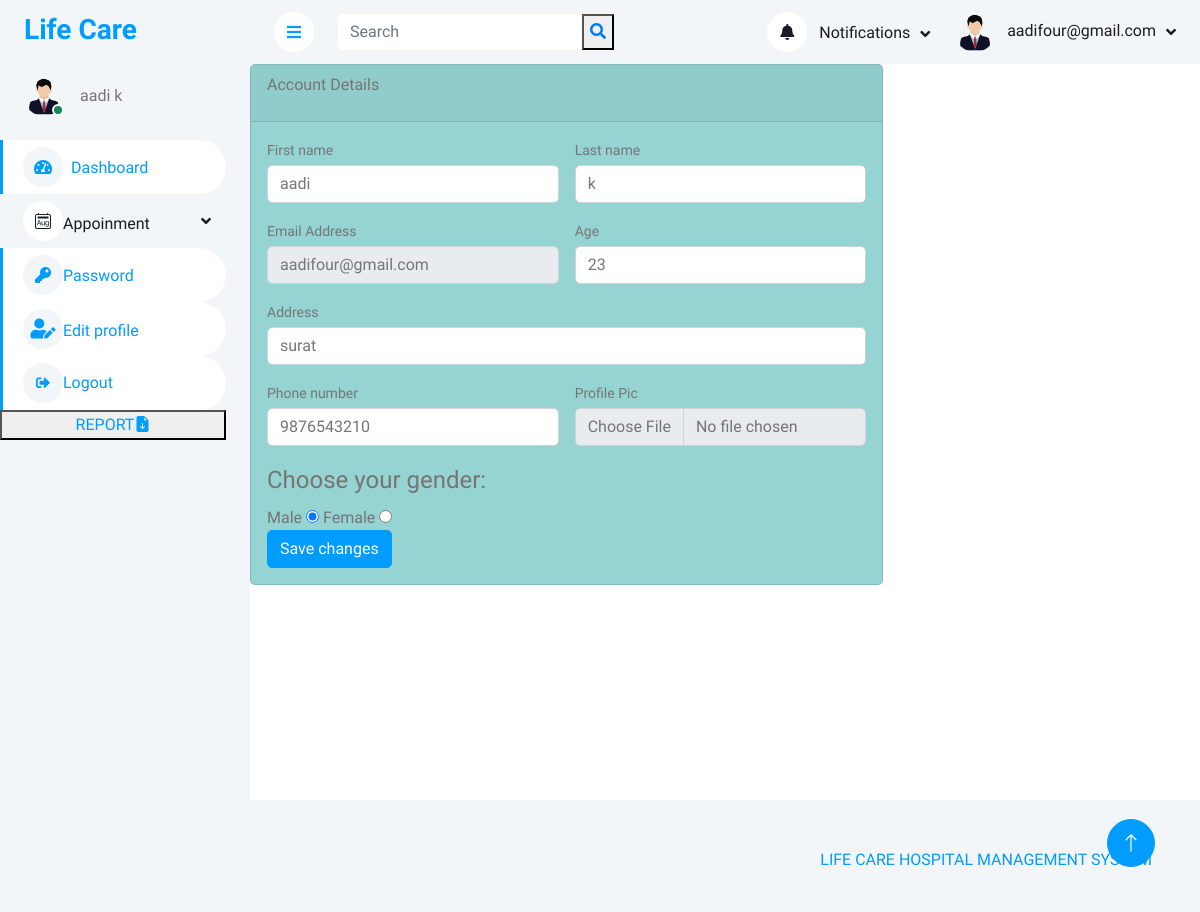
The page /pedit/ (signed in) on the database its author committed.
### myapp/models.py (models this page shows, shortened)
class User(models.Model):
    fname=models.CharField(max_length=30)
    lname=models.CharField(max_length=30)
    email=models.EmailField(unique=True)
    password=models.CharField(max_length=30)
    phone=models.CharField(max_length=10)
    address=models.TextField()
    age=models.CharField(max_length=10)
    gender=models.CharField(max_length=10)
    pic=models.FileField(upload_to='profile',default='avatar.png')

### myapp/views.py (the view, shortened to what this page needs)
# urls.py: path('pedit/',views.pedit,name="pedit"),
def pedit(request):
    uid = User.objects.get(email=request.session['email'])
    return render(request,'pedit.html',{'uid':uid})

### myapp/templates/pedit.html (shortened to what this page needs)
{% extends 'header.html' %}
{% load static %}
{% block content %}
<div >
        <div class="col-xl-8">
            <div class="card mb-4" style="background-color: rgb(150, 211, 211);">
                <div class="card-header">Account Details <p style="color:red" ;>{{msg}}</p></div>
                <div class="card-body">
                    <form action="{% url 'pedit' %}" method="POST" enctype="multipart/form-data">
                        <div class="row gx-3 mb-3">
                            <div class="col-md-6">
                                <label class="small mb-1" for="fname">First name</label>
                                <input class="form-control" name="fname" id="fname" type="text" placeholder="Enter your first name" value="{{uid.fname}}">
                            </div>
                            <div class="col-md-6">
                                <label class="small mb-1" for="lname">Last name</label>
                                <input class="form-control" name="lname" id="lname" type="text" placeholder="Enter your last name" value="{{uid.lname}}">
                            </div>
                        </div>
                        <div class="row gx-3 mb-3">
                            <div class="col-md-6">
                                <label class="small mb-1" for="">Email Address</label>
                                <input class="form-control" name="email" id="email" type="email" placeholder="Enter your email address" value="{{uid.email}}" readonly>
                            </div>
                            <div class="col-md-6">
                                <label class="small mb-1" for="age">Age</label>
                                <input class="form-control" name="age" id="age" type="text" placeholder="Enter your age" value="{{uid.age}}">
                            </div>
                        </div>
                        <div class="mb-3">
                            <label class="small mb-1" for="address">Address</label>
                            <input class="form-control" name="address" id="address" type="text" placeholder="Enter your address" value="{{uid.address}}">
                        </div>
                        <div class="row gx-3 mb-3">
                            <div class="col-md-6">
                                <label class="small mb-1" for="phone">Phone number</label>
                                <input class="form-control" name="phone" id="phone" type="tel" placeholder="Enter your phone number" value="{{uid.phone}}" maxlength="10">
                            </div>
                            <div class="col-md-6">
                                <label class="small mb-1" for="pic">Profile Pic</label>
                                <input class="form-control" id="pic" type="file" name="pic" placeholder="upload your pic" value="">
                            </div>
                        </div>
                            <div class="col-md-6">
                                <fieldset data-role="controlgroup">
                                    <legend>Choose your gender:</legend>
                                      <label for="male">Male</label>
                                      <input type="radio" name="gender" id="male" value="male" checked>
                                      <label for="female">Female</label>
                                      <input type="radio" name="gender" id="female" value="female">
                                    </fieldset>
                        </div>
                        <button class="btn btn-primary" type="submit">Save changes</button>
                    </form>
                </div>
            </div>
        </div>
    </div>
</div>
</div>
{% endblock %}

### myapp/templates/header.html (shortened to what this page needs)
{% load static %}
<!DOCTYPE html>
<html lang="en">
<head>
    <link href="https://cdnjs.cloudflare.com/ajax/libs/font-awesome/5.10.0/css/all.min.css" rel="stylesheet">
    <link href="https://cdn.jsdelivr.net/npm/bootstrap-icons@1.4.1/font/bootstrap-icons.css" rel="stylesheet">
    <link href='{%static "lib/owlcarousel/assets/owl.carousel.min.css" %}' rel="stylesheet">
    <link href='{%static "lib/tempusdominus/css/tempusdominus-bootstrap-4.min.css" %}' rel="stylesheet" />
    <link href='{%static "pdashcss/bootstrap.min.css" %}' rel="stylesheet">
    <link href='{%static "pdashcss/style.css" %}' rel="stylesheet">
</head>
<body>
    <div class="container-xxl position-relative bg-white d-flex p-0" >
        <div class="sidebar pe-4 pb-3" >
            <nav class="navbar bg-light navbar-light">
                <a href='{% url "index" %}' class="navbar-brand mx-4 mb-3">
                    <h3 class="text-primary">Life Care</h3>
                </a>
                <div class="d-flex align-items-center ms-4 mb-4">
                    <div class="position-relative">
                        <img class="rounded-circle" src="{{uid.pic.url}}" alt="" style="width: 40px; height: 40px;">
                        <div class="bg-success rounded-circle border border-2 border-white position-absolute end-0 bottom-0 p-1"></div>
                    </div>
                    <div class="ms-3">
                        <span>{{uid.fname}} {{uid.lname}}</span>
                    </div>
                </div>
                <div class="navbar-nav w-100" >
                    <a href='{% url "pdash" %}' class="nav-item nav-link active"><i class="fa fa-tachometer-alt me-2"></i>Dashboard</a>
                    <div class="nav-item dropdown">
                        <a href="#" class="nav-link dropdown-toggle" data-bs-toggle="dropdown"><i class="bi bi-calendar2-month"></i>Appoinment</a>
                    </div>
                    <div class="navbar-nav w-100" >
                        <a href='{% url "pchangepass" %}' class="nav-item nav-link active"><i class="fa fa-key" aria-hidden="true"></i>Password</a>
                        <div class="navbar-nav w-100" >
                            <a href='{% url "pedit" %}' class="nav-item nav-link active"><i class='fas fa-user-edit' style='font-size:20px'></i>Edit profile</a>
                            <div class="navbar-nav w-100" >
                                <a href='{% url "plogout" %}' class="nav-item nav-link active"><i class="fas fa-sign-out-alt fa-sm fa-fw mr-2 text-gray-400"></i>Logout</a>
                                <div class="navbar-nav w-100" >
                                    <button class="custom-btn btn-9"><a href="{{one.test_result.url}}" > REPORT<i class="bi bi-file-earmark-arrow-down-fill"></i></a></button>
                            </div>
                            </div>
                            </div>
                            </div>
            </nav>
        </div>
        <div class="content">
            <nav class="navbar navbar-expand bg-light navbar-light sticky-top px-4 py-0">
                <a href="#" class="sidebar-toggler flex-shrink-0">
                    <i class="fa fa-bars"></i>
                </a>
                <form class="d-none d-md-flex ms-4" action="" >
                    <input class="form-control border-0" type="search" name="search" placeholder="Search"> <button><i class="fa fa-search" style="color:#007bff"></i></button>
                </form>
                <div class="navbar-nav align-items-center ms-auto">
                    <div class="nav-item dropdown">
                        <a href="#" class="nav-link dropdown-toggle" data-bs-toggle="dropdown">
                            <i class="fa fa-bell me-lg-2"></i>
                            <span class="d-none d-lg-inline-flex">Notifications</span>
                        </a>
                    </div>
                    <div class="nav-item dropdown">
                        <a href="#" class="nav-link dropdown-toggle" data-bs-toggle="dropdown">
                            <img class="rounded-circle me-lg-2" src="{{uid.pic.url}}"alt="" style="width: 40px; height: 40px;">
                            <span class="d-none d-lg-inline-flex">{{uid.email}}</span>
                        </a>
                    </div>
                </div>
            </nav>
            {% block content %}
            {% endblock %}
             <div class="container-fluid pt-4 px-4">
                <div class="bg-light rounded-top p-4">
                    <div class="row">
                        <div class="col-12 col-sm-6 text-center text-sm-start">
                        </div>
                        <div class="col-12 col-sm-6 text-center text-sm-end">
                            <p style="color: #009CFF;">LIFE CARE HOSPITAL MANAGEMENT SYSTEM</p>
                        </div>
                    </div>
                </div>
            </div>
            <a href="#" class="btn btn-lg btn-primary btn-lg-square back-to-top"><i class="bi bi-arrow-up"></i></a>
    </body>
    </html>

### myapp/static/pdashcss/style.css (style rules this page uses)
:root { --primary: #009CFF; --light: #F3F6F9; --dark: #191C24; }
.back-to-top { position: fixed; display: none; right: 45px; bottom: 45px; z-index: 99; }
.btn { transition: .5s; }
.btn.btn-primary { color: #FFFFFF; }
.btn-lg-square { width: 48px; height: 48px; }
.btn-square, .btn-sm-square, .btn-lg-square { padding: 0; display: inline-flex; align-items: center; justify-content: center; font-weight: normal; border-radius: 50px; }
.sidebar { position: fixed; top: 0; left: 0; bottom: 0; width: 250px; height: 100vh; overflow-y: auto; background: var(--light); transition: 0.5s; z-index: 999; }
.content { margin-left: 250px; min-height: 100vh; background: #FFFFFF; transition: 0.5s; }
@media (min-width: 992px) { .sidebar { margin-left: 0; } }
@media (min-width: 992px) { .content { width: calc(100% - 250px); } }
.sidebar .navbar .navbar-nav .nav-link { padding: 7px 20px; color: var(--dark); font-weight: 500; border-left: 3px solid var(--light); border-radius: 0 30px 30px 0; outline: none; }
.sidebar .navbar .navbar-nav .nav-link:hover, .sidebar .navbar .navbar-nav .nav-link.active { color: var(--primary); background: #FFFFFF; border-color: var(--primary); }
.sidebar .navbar .navbar-nav .nav-link i { width: 40px; height: 40px; display: inline-flex; align-items: center; justify-content: center; background: #FFFFFF; border-radius: 40px; }
.sidebar .navbar .navbar-nav .nav-link:hover i, .sidebar .navbar .navbar-nav .nav-link.active i { background: var(--light); }
.sidebar .navbar .dropdown-toggle::after { position: absolute; top: 15px; right: 15px; border: none; content: "\f107"; font-family: "Font Awesome 5 Free"; font-weight: 900; transition: .5s; }
.content .navbar .navbar-nav .nav-link { margin-left: 25px; padding: 12px 0; color: var(--dark); outline: none; }
.content .navbar .sidebar-toggler, .content .navbar .navbar-nav .nav-link i { width: 40px; height: 40px; display: inline-flex; align-items: center; justify-content: center; background: #FFFFFF; border-radius: 40px; }
.content .navbar .dropdown-toggle::after { margin-left: 6px; vertical-align: middle; border: none; content: "\f107"; font-family: "Font Awesome 5 Free"; font-weight: 900; transition: .5s; }

### rows shown on the page
User: pic (placeholder picture), fname "aadi", lname "k", email "aadifour@gmail.com", age "23", address "surat", phone "9876543210"
